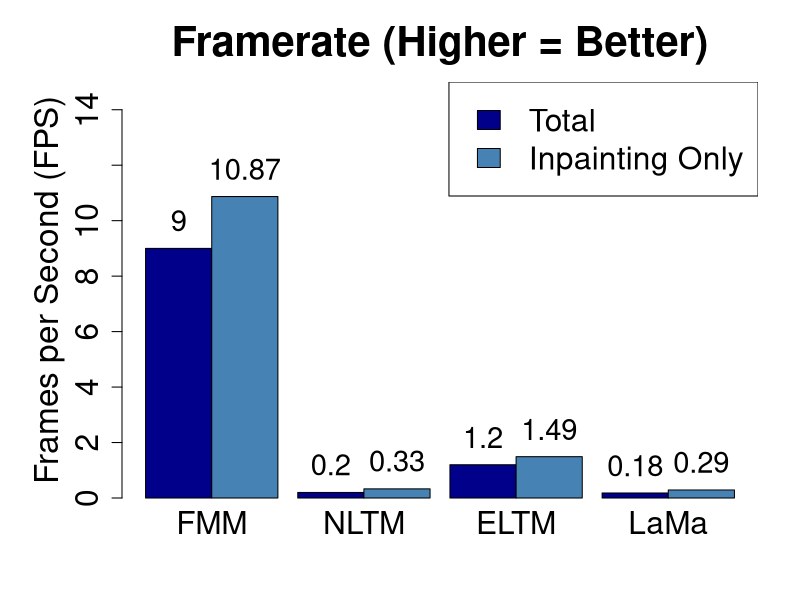

Write R code to recreate this figure.
png(filename = "LaMaPerformance.png", 
    width = 2000, 
    height = 1600,
    res = 225)

x <- c("FMM", "NLTM", "ELTM", "LaMa")

total <- c(9, 0.2, 1.2, 0.18)
inpaintOnly <- c(10.87, 0.33, 1.49, 0.29)

y <- rbind(total, inpaintOnly)

par(mar = c(5, 6, 4, 2) + 0.1)

bp <- barplot(y, 
              beside = TRUE, 
              names.arg = x, 
              col = c("darkblue", "steelblue"), 
              ylab = "Frames per Second (FPS)", 
              main = "Framerate (Higher = Better)", 
              ylim = c(0, 15),
              cex.axis = 1.9,
              cex.names = 1.9,
              cex.lab = 2,
              cex.main = 2.5,
              space = c(0, 0.3),
              legend.text = FALSE)

text(x = bp,          
     y = y + 1,      
     labels = y, 
     cex = 1.75)

legend("topright", 
       legend = c("Total", "Inpainting Only"), 
       fill = c("darkblue", "steelblue"),
       cex = 1.9,      
       pt.cex = 1.9,     
       bty = "o")

dev.off()
